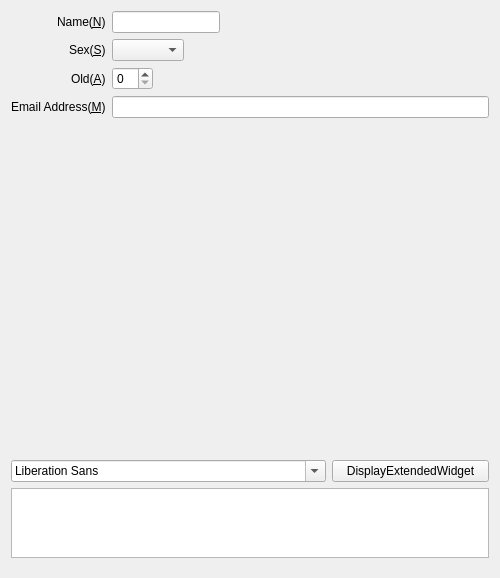
<?xml version="1.0" encoding="UTF-8"?>
<ui version="4.0">
 <class>MyWidget</class>
 <widget class="QWidget" name="MyWidget">
  <property name="geometry">
   <rect>
    <x>0</x>
    <y>0</y>
    <width>500</width>
    <height>578</height>
   </rect>
  </property>
  <property name="minimumSize">
   <size>
    <width>200</width>
    <height>150</height>
   </size>
  </property>
  <property name="maximumSize">
   <size>
    <width>500</width>
    <height>904</height>
   </size>
  </property>
  <property name="windowTitle">
   <string>MyWidget</string>
  </property>
  <layout class="QVBoxLayout" name="verticalLayout" stretch="0,0,0,0">
   <property name="sizeConstraint">
    <enum>QLayout::SetDefaultConstraint</enum>
   </property>
   <property name="bottomMargin">
    <number>20</number>
   </property>
   <item>
    <layout class="QFormLayout" name="formLayout">
     <property name="fieldGrowthPolicy">
      <enum>QFormLayout::ExpandingFieldsGrow</enum>
     </property>
     <property name="labelAlignment">
      <set>Qt::AlignRight|Qt::AlignTrailing|Qt::AlignVCenter</set>
     </property>
     <item row="0" column="0">
      <widget class="QLabel" name="nameNLabel">
       <property name="text">
        <string>Name(&amp;N)</string>
       </property>
       <property name="buddy">
        <cstring>nameNLineEdit</cstring>
       </property>
      </widget>
     </item>
     <item row="1" column="0">
      <widget class="QLabel" name="sexSLabel">
       <property name="text">
        <string>Sex(&amp;S)</string>
       </property>
       <property name="buddy">
        <cstring>sexSComboBox</cstring>
       </property>
      </widget>
     </item>
     <item row="1" column="1">
      <widget class="QComboBox" name="sexSComboBox"/>
     </item>
     <item row="2" column="0">
      <widget class="QLabel" name="oldALabel">
       <property name="text">
        <string>Old(&amp;A)</string>
       </property>
       <property name="buddy">
        <cstring>oldASpinBox</cstring>
       </property>
      </widget>
     </item>
     <item row="2" column="1">
      <widget class="QSpinBox" name="oldASpinBox"/>
     </item>
     <item row="3" column="0">
      <widget class="QLabel" name="emailMLabel">
       <property name="text">
        <string>Email Address(&amp;M)</string>
       </property>
       <property name="buddy">
        <cstring>emailMLineEdit</cstring>
       </property>
      </widget>
     </item>
     <item row="3" column="1">
      <widget class="QLineEdit" name="emailMLineEdit"/>
     </item>
     <item row="0" column="1">
      <widget class="QLineEdit" name="nameNLineEdit">
       <property name="sizePolicy">
        <sizepolicy hsizetype="Preferred" vsizetype="Fixed">
         <horstretch>0</horstretch>
         <verstretch>0</verstretch>
        </sizepolicy>
       </property>
      </widget>
     </item>
    </layout>
   </item>
   <item>
    <spacer name="verticalSpacer">
     <property name="orientation">
      <enum>Qt::Vertical</enum>
     </property>
     <property name="sizeType">
      <enum>QSizePolicy::Fixed</enum>
     </property>
     <property name="sizeHint" stdset="0">
      <size>
       <width>20</width>
       <height>600</height>
      </size>
     </property>
    </spacer>
   </item>
   <item>
    <layout class="QHBoxLayout" name="horizontalLayout" stretch="2,1">
     <item>
      <widget class="QFontComboBox" name="fontComboBox"/>
     </item>
     <item>
      <widget class="QPushButton" name="pushButton">
       <property name="text">
        <string>DisplayExtendedWidget</string>
       </property>
       <property name="checkable">
        <bool>true</bool>
       </property>
      </widget>
     </item>
    </layout>
   </item>
   <item>
    <widget class="QTextEdit" name="textEdit"/>
   </item>
  </layout>
 </widget>
 <layoutdefault spacing="6" margin="11"/>
 <resources/>
 <connections/>
</ui>
